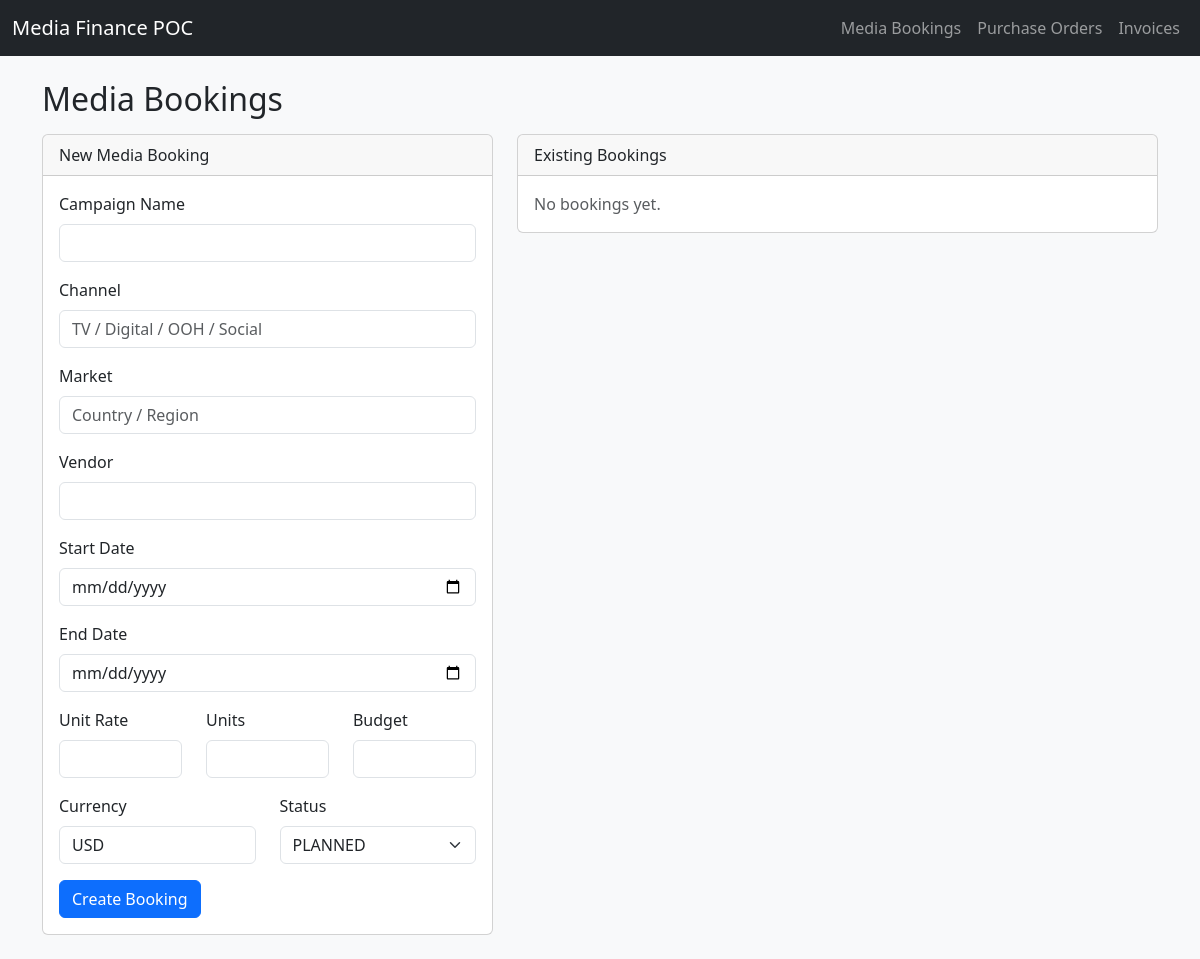
Before: /media-bookings with the older database file.
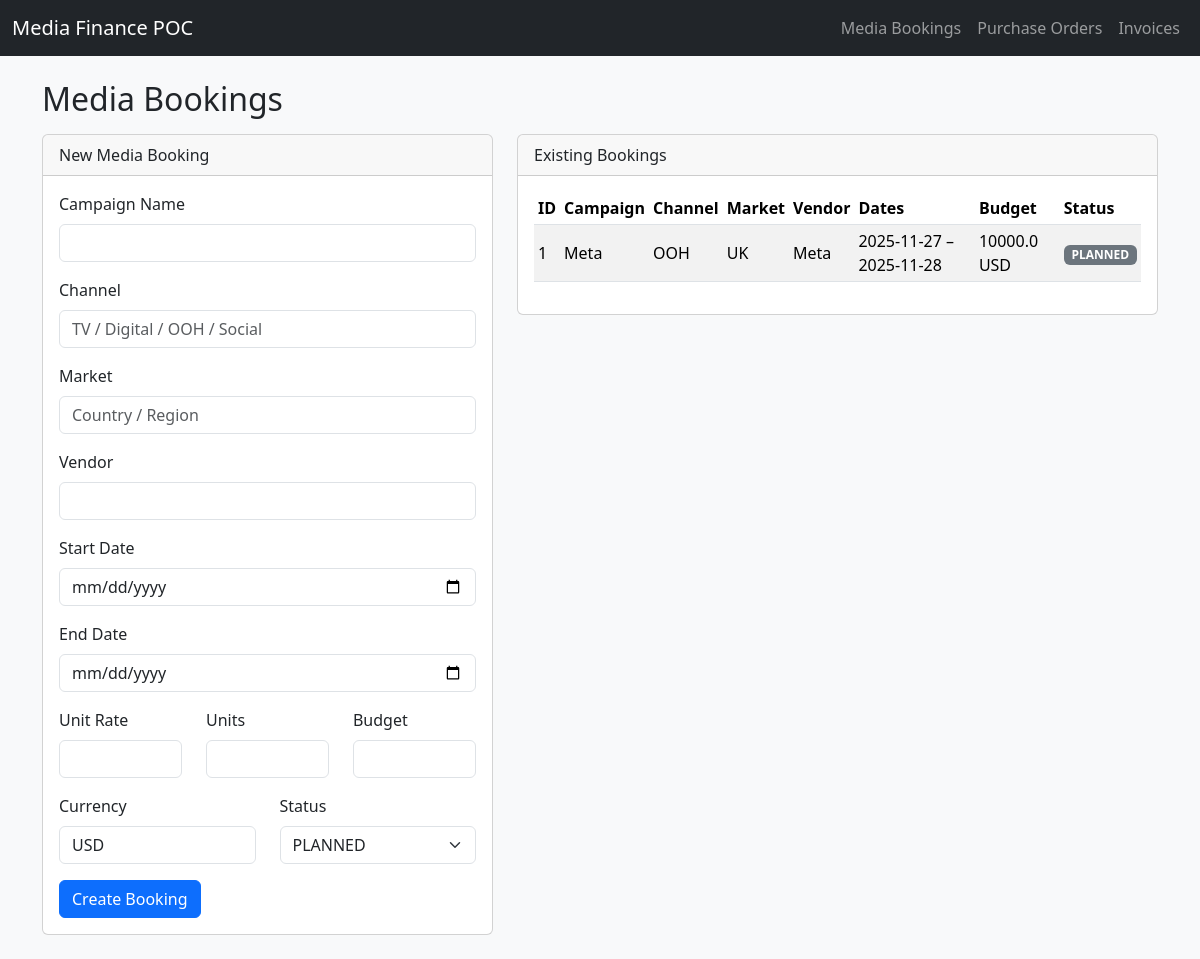
After: the same page with the newer database file.
### app.py (models this page shows)
class MediaBooking(db.Model):
    id = db.Column(db.Integer, primary_key=True)
    campaign_name = db.Column(db.String(200), nullable=False)
    channel = db.Column(db.String(50), nullable=False)
    market = db.Column(db.String(100))
    vendor = db.Column(db.String(100))
    start_date = db.Column(db.String(20))
    end_date = db.Column(db.String(20))
    unit_rate = db.Column(db.Float)
    units = db.Column(db.Integer)
    budget = db.Column(db.Float)
    currency = db.Column(db.String(10))
    status = db.Column(db.String(50), default="PLANNED")
    created_at = db.Column(db.DateTime, default=datetime.utcnow)

### app.py (the view, shortened to what this page needs)
@app.route("/media-bookings", methods=["GET", "POST"])
def media_bookings():
    bookings = MediaBooking.query.order_by(MediaBooking.created_at.desc()).all()
    return render_template("media_bookings.html", bookings=bookings)

### templates/media_bookings.html (shortened to what this page needs)
{% extends "base.html" %}
{% block content %}
<h2 class="mb-3">Media Bookings</h2>
<div class="row">
  <div class="col-md-5">
    <div class="card mb-4">
      <div class="card-header">
        New Media Booking
      </div>
      <div class="card-body">
        <form method="post">
          <div class="mb-3">
            <label class="form-label">Campaign Name</label>
            <input type="text" name="campaign_name" class="form-control" required>
          </div>
          <div class="mb-3">
            <label class="form-label">Channel</label>
            <input type="text" name="channel" class="form-control" placeholder="TV / Digital / OOH / Social" required>
          </div>
          <div class="mb-3">
            <label class="form-label">Market</label>
            <input type="text" name="market" class="form-control" placeholder="Country / Region">
          </div>
          <div class="mb-3">
            <label class="form-label">Vendor</label>
            <input type="text" name="vendor" class="form-control">
          </div>
          <div class="mb-3">
            <label class="form-label">Start Date</label>
            <input type="date" name="start_date" class="form-control">
          </div>
          <div class="mb-3">
            <label class="form-label">End Date</label>
            <input type="date" name="end_date" class="form-control">
          </div>
          <div class="row">
            <div class="col-md-4 mb-3">
              <label class="form-label">Unit Rate</label>
              <input type="number" step="0.01" name="unit_rate" class="form-control">
            </div>
            <div class="col-md-4 mb-3">
              <label class="form-label">Units</label>
              <input type="number" name="units" class="form-control">
            </div>
            <div class="col-md-4 mb-3">
              <label class="form-label">Budget</label>
              <input type="number" step="0.01" name="budget" class="form-control">
            </div>
          </div>
          <div class="row">
            <div class="col-md-6 mb-3">
              <label class="form-label">Currency</label>
              <input type="text" name="currency" value="USD" class="form-control">
            </div>
            <div class="col-md-6 mb-3">
              <label class="form-label">Status</label>
              <select name="status" class="form-select">
                <option value="PLANNED">PLANNED</option>
              </select>
            </div>
          </div>
          <button type="submit" class="btn btn-primary">Create Booking</button>
        </form>
      </div>
    </div>
  </div>
  <div class="col-md-7">
    <div class="card">
      <div class="card-header">
        Existing Bookings
      </div>
      <div class="card-body table-responsive">
        {% if bookings %}
        <table class="table table-sm table-striped align-middle">
          <thead>
            <tr>
              <th>ID</th>
              <th>Campaign</th>
              <th>Channel</th>
              <th>Market</th>
              <th>Vendor</th>
              <th>Dates</th>
              <th>Budget</th>
              <th>Status</th>
            </tr>
          </thead>
          <tbody>
            {% for b in bookings %}
            <tr>
              <td>{{ b.id }}</td>
              <td>{{ b.campaign_name }}</td>
              <td>{{ b.channel }}</td>
              <td>{{ b.market }}</td>
              <td>{{ b.vendor }}</td>
              <td>{{ b.start_date }} – {{ b.end_date }}</td>
              <td>{{ b.budget }} {{ b.currency }}</td>
              <td><span class="badge bg-secondary">{{ b.status }}</span></td>
            </tr>
            {% endfor %}
          </tbody>
        </table>
        {% else %}
          <p class="text-muted mb-0">No bookings yet.</p>
        {% endif %}
      </div>
    </div>
  </div>
</div>
{% endblock %}

Changed rows visible on the page:
added MediaBooking: id "1", campaign_name "Meta", channel "OOH", market "UK", vendor "Meta", start_date "2025-11-27", end_date "2025-11-28", budget "10000.0", currency "USD", status "PLANNED"
Other visible differences:
text no longer shown: "No bookings yet."
text now shown: "ID Campaign Channel Market Vendor Dates Budget Status"
